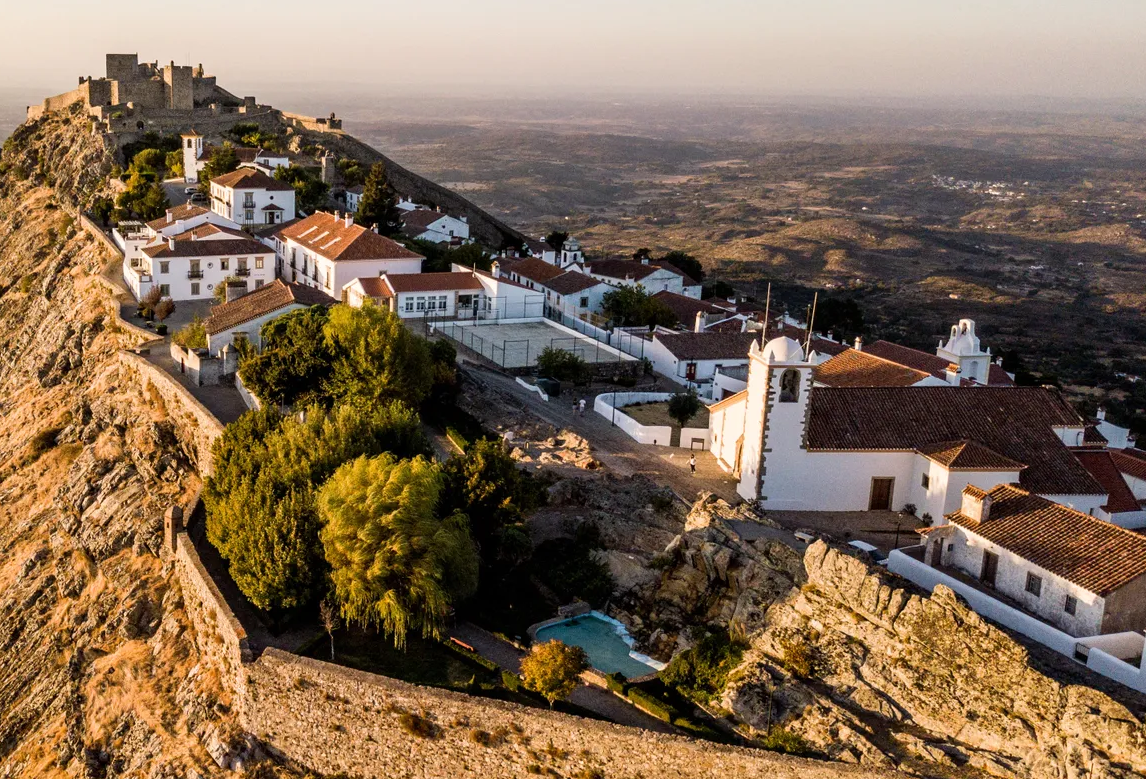
#> input picture Parte08/images/marvao/2.png, 1146 x 779 px
$ python main.py
#> lines starting #> are read from the running program, lines starting #| are printed output that depends on the picture
### Parte08/Ex2/models.py
#!/usr/bin/env python3
# --------------------------------------------------
# Fábio Sousa.
# SAVI, December 2022.
# --------------------------------------------------

import cv2
import numpy as np
from copy import deepcopy
from colorama import Fore, Style

class ImageMosaic():
    # Defines the model of an image mosaic

    def __init__(self, q_image, t_image):

        self.q_image = q_image # Query Image
        self.t_image = t_image # Target Image

        # Makes sure we are using float images on a the scale of 0-1
        # Let's assume the input is uint8
        self.q_image = self.q_image.astype(float) / 255.0
        self.t_image = self.t_image.astype(float) / 255.0

        self.q_height, self.q_width, _ = q_image.shape
        self.t_height, self.t_width, _ = t_image.shape

        self.mask = q_image[:,:,0] > 0 # Compute overlap mask
        self.Params()

        cv2.namedWindow('Stitched Image', cv2.WINDOW_NORMAL)
        cv2.resizeWindow('Stitched Image', 600, 400)


        stitched_image_f = deepcopy(self.t_image)
        stitched_image_f[self.mask] = (self.q_image[self.mask] + stitched_image_f[self.mask] ) / 2

        cv2.namedWindow('Original', cv2.WINDOW_NORMAL)
        cv2.resizeWindow('Original', 600, 400)

        self.drawFloatImage('Original', stitched_image_f)


    def Params(self):
        # Start with neutral values
        self.q_scale = 1.0
        self.q_bias =  0.0
        self.t_scale = 1.0
        self.t_bias =  0.0

    # [36 lines left out: functions correctImage, objectiveFunction, not called in this run]

    def drawFloatImage(self, win_name, image_f):
        image_uint8 = (image_f*255).astype(np.uint8)
        cv2.imshow(win_name, image_uint8)

    def drawBooleanImage(self, win_name, image_f):
        image_uint8 = (image_f*255).astype(np.uint8)
        cv2.imshow(win_name, image_uint8)


    # [7 lines left out: function draw, not called in this run]

### Parte08/Ex2/main.py
#!/usr/bin/env python3
# --------------------------------------------------
# Fábio Sousa.
# SAVI, December 2022.
# --------------------------------------------------


import cv2
from scipy.optimize import least_squares
from models import ImageMosaic


def main():

    # ------------------------------------------
    # Initialization
    # ------------------------------------------

    # Two images, query (q) and target (t)
    q_path = '../images/marvao/2.png'
    q_image = cv2.imread(q_path)
#> q_image is the input picture: shape (779, 1146, 3); mean B, G, R 83, 104.3, 126.1

    t_path = '../images/marvao/1.png'
    t_image = cv2.imread(t_path)
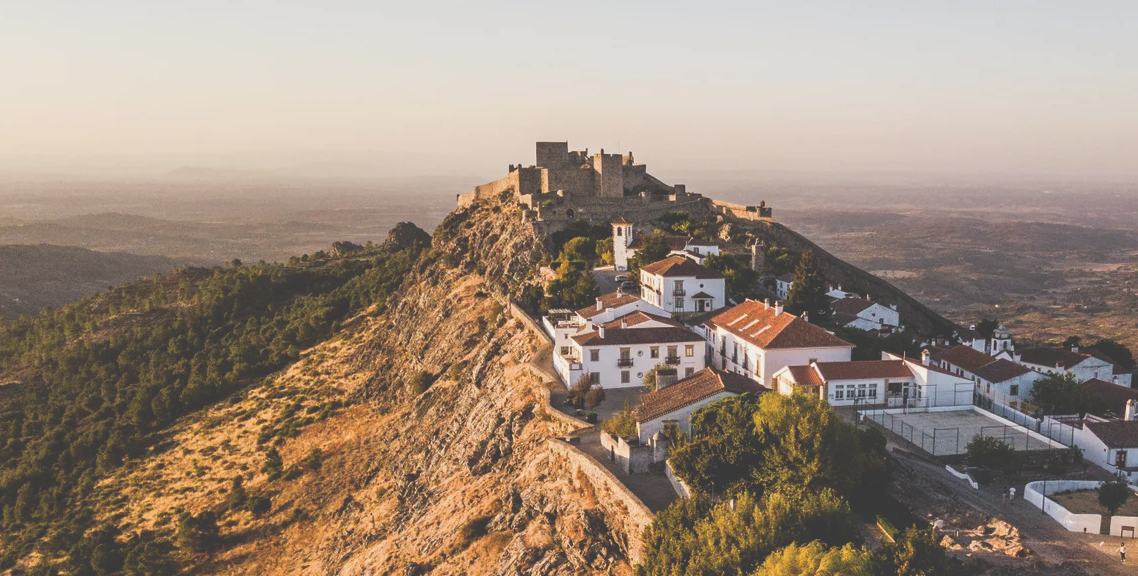
#> input picture Parte08/images/marvao/1.png, 1138 x 576 px
#> t_image is the input picture: shape (576, 1138, 3); mean B, G, R 124.3, 138.9, 156

    image_mosaic = ImageMosaic(q_image, t_image) # created the class
#> in __init__, `self.mask = q_image[:,:,0] > 0`:
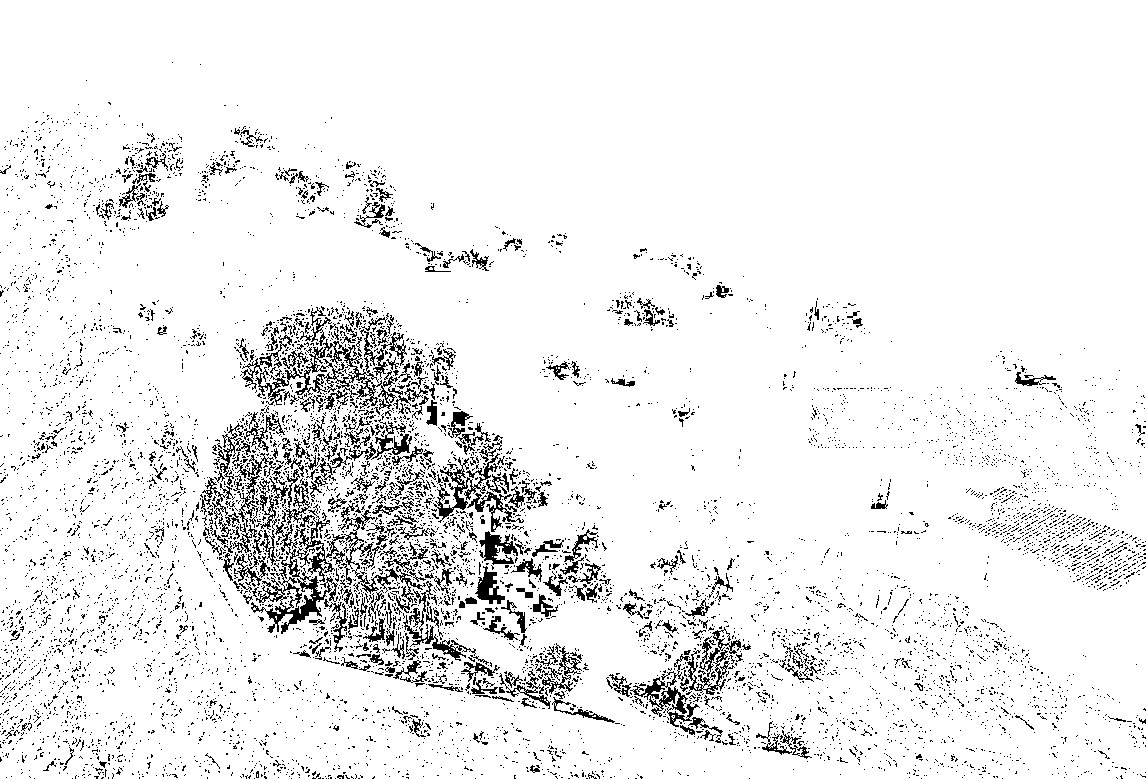
#> self.mask: shape (779, 1146) bool; 93% white; black in thin lines or dots

    # ------------------------------------------
    # Execution
    # ------------------------------------------
    x0 = [image_mosaic.q_scale, image_mosaic.q_bias, image_mosaic.t_scale, image_mosaic.t_bias]
    _ = least_squares(image_mosaic.objectiveFunction, x0, verbose=2)

    image_mosaic.draw()
    cv2.waitKey(0)

    # ------------------------------------------
    # Termination
    # ------------------------------------------

if __name__ == "__main__":
#> (the run stopped early here; a loop or call above may not have finished)
